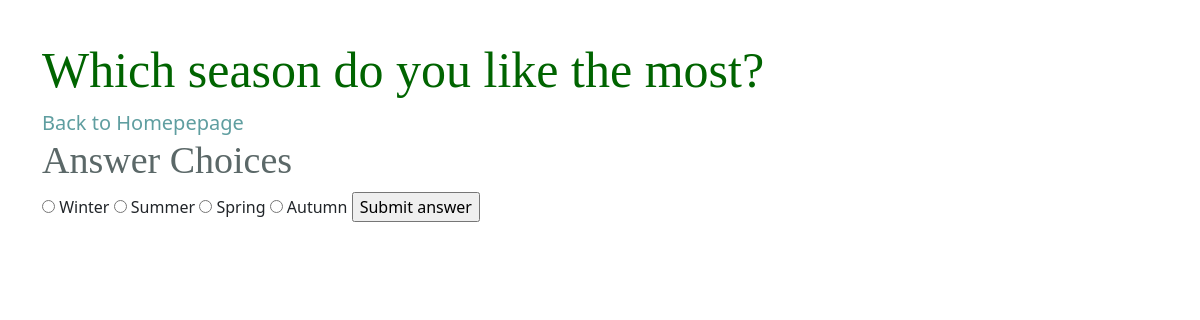
The app's page /poll/season/ with its own data.
### polls/models.py (models this page shows, shortened)
class Poll(models.Model):
    name = models.CharField(max_length=256)
    slug = models.SlugField(unique=True)
    publish_time =models.DateTimeField()
    days_running = models.IntegerField(default=7)
    def is_active(self):
        end_time = self.publish_time + timedelta(days=self.days_running)
        if timezone.now() >= self.publish_time and timezone.now() <= end_time:
            return True
        else:
            return False

class Choice(models.Model):
    poll = models.ForeignKey(to='Poll', on_delete=models.CASCADE)
    name = models.CharField(max_length=256)
    votes = models.IntegerField(default=0)
    notes = models.TextField(null=True, blank=True)

### polls/views.py (the view)
# urls.py: path('poll/<str:slug>/', PollDetailView.as_view(), name='umfrage-detail'),
class PollDetailView(generic.DetailView):
    model = Poll
    template_name = 'polls/umfrage.html'
    def get_context_data(self, **kwargs):
        context = super().get_context_data(**kwargs)
        user_can_see_results = False
        if 'voted_polls' in self.request.session:
            if type(self.request.session['voted_polls']) == list:
                if context['object'].id in self.request.session['voted_polls']:
                    user_can_see_results = True
        context['voted'] = user_can_see_results
        return context

### polls/templates/polls/umfrage.html (shortened to what this page needs)
{% extends 'polls/base.html' %}
{% block content %}
{% if object %}
<h1>{{ object.name }}</h1>
<a href="{% url 'polls:index' %}">Back to Homepepage</a>
<h2>Answer Choices</h2>
{% if object.is_active and not voted %}
{% if object.choice_set.all %}
<form action="{% url 'polls:vote' object.slug %}" method="post">
  {% for choice in object.choice_set.all %}
  <input type="radio" name="choice" value="{{ choice.id }}"
  id="choice{{ forloop.counter }}"/>
  <label for="choice{{ forloop.counter }}">{{ choice.name }}</label>
  {% endfor %}
  <input type="submit" value="Submit answer" />
</form>
{% else %}
<p>Unfotunately no answer option has been deposited yet.</p>
{% endif %}
{% else %}
<p>
  The poll has expired or you have already voted and can
  <a href="{% url 'polls:results' object.slug %}">here</a>
  view the results.
</p>
{% endif %}
{% else %}
<h1>No poll can be issued</h1>
{% endif %}
{% endblock %}

### static/css/main.css (style rules this page uses)
h1 { font-family: Cambria, Cochin, Georgia, Times, 'Times New Roman', serif; font-size: 50px; color: darkgreen; }
h2 { font-family: Georgia, 'Times New Roman', Times, serif; font-size: 38px; color: rgb(91, 104, 104); }
a { font-size: 20px; text-decoration: none; color: cadetblue; }
input { transition-duration: 0.4s; }

### records on screen
Poll: name "Which season do you like the most?"
Choice: name "Winter"
Choice: name "Summer"
Choice: name "Spring"
Choice: name "Autumn"
